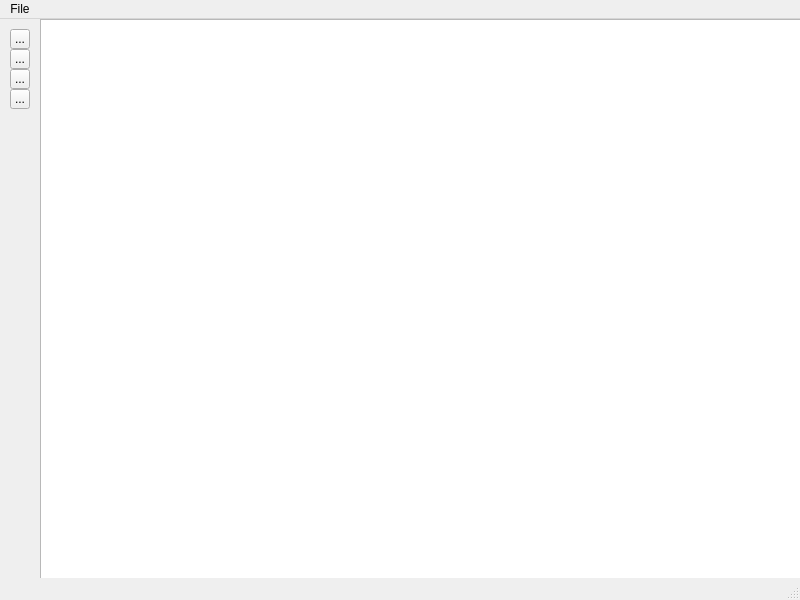
<?xml version="1.0" encoding="UTF-8"?>
<ui version="4.0">
 <class>MainWindow</class>
 <widget class="QMainWindow" name="MainWindow">
  <property name="geometry">
   <rect>
    <x>0</x>
    <y>0</y>
    <width>800</width>
    <height>600</height>
   </rect>
  </property>
  <property name="windowTitle">
   <string>MapEditor v1.0</string>
  </property>
  <widget class="QWidget" name="centralwidget">
   <widget class="QGraphicsView" name="graphicsView">
    <property name="geometry">
     <rect>
      <x>40</x>
      <y>0</y>
      <width>761</width>
      <height>561</height>
     </rect>
    </property>
   </widget>
   <widget class="QToolButton" name="toolButton">
    <property name="geometry">
     <rect>
      <x>10</x>
      <y>10</y>
      <width>20</width>
      <height>20</height>
     </rect>
    </property>
    <property name="maximumSize">
     <size>
      <width>20</width>
      <height>20</height>
     </size>
    </property>
    <property name="text">
     <string>...</string>
    </property>
    <property name="icon">
     <iconset resource="maplibgui_test.qrc">
      <normaloff>:/images/block.png</normaloff>:/images/block.png</iconset>
    </property>
    <property name="iconSize">
     <size>
      <width>20</width>
      <height>20</height>
     </size>
    </property>
   </widget>
   <widget class="QToolButton" name="toolButton_2">
    <property name="geometry">
     <rect>
      <x>10</x>
      <y>30</y>
      <width>20</width>
      <height>20</height>
     </rect>
    </property>
    <property name="maximumSize">
     <size>
      <width>20</width>
      <height>20</height>
     </size>
    </property>
    <property name="text">
     <string>...</string>
    </property>
    <property name="icon">
     <iconset resource="maplibgui_test.qrc">
      <normaloff>:/images/free.png</normaloff>:/images/free.png</iconset>
    </property>
   </widget>
   <widget class="QToolButton" name="toolButton_3">
    <property name="geometry">
     <rect>
      <x>10</x>
      <y>50</y>
      <width>20</width>
      <height>20</height>
     </rect>
    </property>
    <property name="maximumSize">
     <size>
      <width>20</width>
      <height>20</height>
     </size>
    </property>
    <property name="text">
     <string>...</string>
    </property>
    <property name="icon">
     <iconset resource="maplibgui_test.qrc">
      <normaloff>:/images/player.png</normaloff>:/images/player.png</iconset>
    </property>
   </widget>
   <widget class="QToolButton" name="toolButton_4">
    <property name="geometry">
     <rect>
      <x>10</x>
      <y>70</y>
      <width>20</width>
      <height>20</height>
     </rect>
    </property>
    <property name="maximumSize">
     <size>
      <width>20</width>
      <height>20</height>
     </size>
    </property>
    <property name="text">
     <string>...</string>
    </property>
    <property name="icon">
     <iconset resource="maplibgui_test.qrc">
      <normaloff>:/images/enemy.png</normaloff>:/images/enemy.png</iconset>
    </property>
   </widget>
  </widget>
  <widget class="QMenuBar" name="menubar">
   <property name="geometry">
    <rect>
     <x>0</x>
     <y>0</y>
     <width>800</width>
     <height>20</height>
    </rect>
   </property>
   <widget class="QMenu" name="menuFile">
    <property name="title">
     <string>File</string>
    </property>
   </widget>
   <addaction name="menuFile"/>
  </widget>
  <widget class="QStatusBar" name="statusbar"/>
  <action name="actionNew">
   <property name="text">
    <string>New</string>
   </property>
  </action>
  <action name="actionSave">
   <property name="text">
    <string>Save</string>
   </property>
  </action>
  <action name="actionSave_As">
   <property name="text">
    <string>Save As...</string>
   </property>
  </action>
  <action name="actionLoad">
   <property name="text">
    <string>Load</string>
   </property>
  </action>
  <action name="actionExit">
   <property name="text">
    <string>Exit</string>
   </property>
  </action>
 </widget>
 <resources>
  <include location="maplibgui_test.qrc"/>
 </resources>
 <connections/>
</ui>
